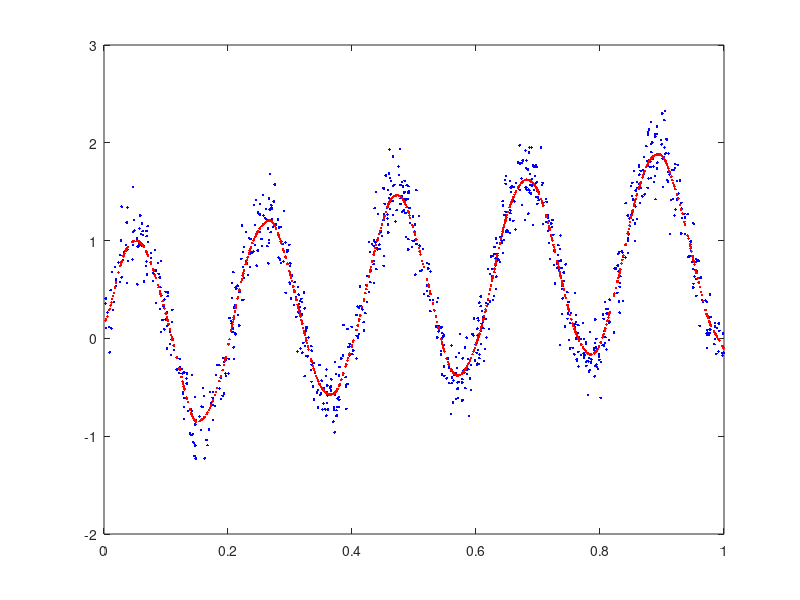

The MATLAB script that drew this image:
clear;
close all;
N=1000;M=1;
x=random('unif',0,1,N,M);
y=sin(x*30)+x+random('norm',0,0.2,N,M);
%plot(x,y,'.');
x=[ones(N,1),x];
t=0.01;
W=zeros(N,N);
theta=zeros(M+1,N);
for i=1:N
   for j=1:N
      W(j,j)=exp(-(x(i,2)-x(j,2))^2/2/t^2);
   end
   theta(:,i)=inv(x'*W*x)*x'*W*y;
end
y2=zeros(N,1);
for i=1:N
   y2(i)=x(i,:)*theta(:,i); 
end
plot(x(:,2),y,'b.',x(:,2),y2,'.r');